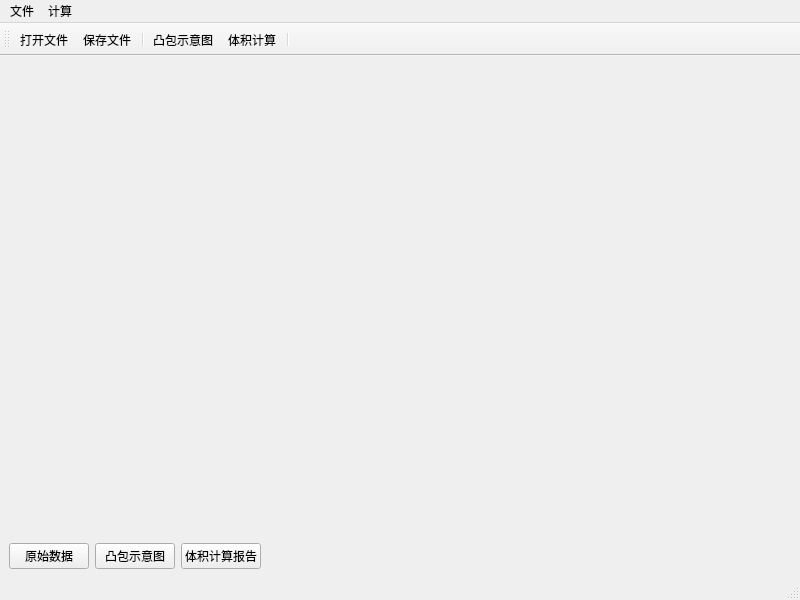
<?xml version="1.0" encoding="UTF-8"?>
<ui version="4.0">
 <class>MainWindow</class>
 <widget class="QMainWindow" name="MainWindow">
  <property name="geometry">
   <rect>
    <x>0</x>
    <y>0</y>
    <width>800</width>
    <height>600</height>
   </rect>
  </property>
  <property name="windowTitle">
   <string>MainWindow</string>
  </property>
  <widget class="QWidget" name="centralwidget">
   <layout class="QVBoxLayout" name="verticalLayout">
    <item>
     <widget class="QStackedWidget" name="stackedWidget">
      <property name="currentIndex">
       <number>1</number>
      </property>
      <widget class="QWidget" name="page_data">
       <layout class="QVBoxLayout" name="verticalLayout_2">
        <item>
         <widget class="QTableWidget" name="tableWidget">
          <property name="editTriggers">
           <set>QAbstractItemView::NoEditTriggers</set>
          </property>
          <attribute name="horizontalHeaderVisible">
           <bool>false</bool>
          </attribute>
          <attribute name="verticalHeaderVisible">
           <bool>false</bool>
          </attribute>
         </widget>
        </item>
       </layout>
      </widget>
      <widget class="QWidget" name="page_stact">
       <layout class="QVBoxLayout" name="verticalLayout_4"/>
      </widget>
      <widget class="QWidget" name="page_report">
       <layout class="QVBoxLayout" name="verticalLayout_3">
        <item>
         <widget class="QTextBrowser" name="textBrowser"/>
        </item>
       </layout>
      </widget>
     </widget>
    </item>
    <item>
     <layout class="QHBoxLayout" name="horizontalLayout">
      <item>
       <widget class="QPushButton" name="pushButton">
        <property name="text">
         <string>原始数据</string>
        </property>
       </widget>
      </item>
      <item>
       <widget class="QPushButton" name="pushButton_2">
        <property name="text">
         <string>凸包示意图</string>
        </property>
       </widget>
      </item>
      <item>
       <widget class="QPushButton" name="pushButton_3">
        <property name="text">
         <string>体积计算报告</string>
        </property>
       </widget>
      </item>
      <item>
       <spacer name="horizontalSpacer">
        <property name="orientation">
         <enum>Qt::Horizontal</enum>
        </property>
        <property name="sizeHint" stdset="0">
         <size>
          <width>40</width>
          <height>20</height>
         </size>
        </property>
       </spacer>
      </item>
     </layout>
    </item>
   </layout>
  </widget>
  <widget class="QMenuBar" name="menubar">
   <property name="geometry">
    <rect>
     <x>0</x>
     <y>0</y>
     <width>800</width>
     <height>22</height>
    </rect>
   </property>
   <widget class="QMenu" name="menu">
    <property name="title">
     <string>文件</string>
    </property>
    <addaction name="action_open"/>
    <addaction name="action_save"/>
    <addaction name="action_close"/>
   </widget>
   <widget class="QMenu" name="menu_2">
    <property name="title">
     <string>计算</string>
    </property>
    <addaction name="action_count_stact"/>
    <addaction name="action_count_V"/>
   </widget>
   <addaction name="menu"/>
   <addaction name="menu_2"/>
  </widget>
  <widget class="QStatusBar" name="statusbar"/>
  <widget class="QToolBar" name="toolBar">
   <property name="windowTitle">
    <string>toolBar</string>
   </property>
   <attribute name="toolBarArea">
    <enum>TopToolBarArea</enum>
   </attribute>
   <attribute name="toolBarBreak">
    <bool>false</bool>
   </attribute>
   <addaction name="action_open"/>
   <addaction name="action_save"/>
   <addaction name="separator"/>
   <addaction name="action_count_stact"/>
   <addaction name="action_count_V"/>
   <addaction name="separator"/>
  </widget>
  <action name="action_open">
   <property name="icon">
    <iconset>
     <normaloff>C:/Users/tys/Desktop/测绘程序设计校赛 C012/图标/11icon/imageres 004.png</normaloff>C:/Users/tys/Desktop/测绘程序设计校赛 C012/图标/11icon/imageres 004.png</iconset>
   </property>
   <property name="text">
    <string>打开文件</string>
   </property>
  </action>
  <action name="action_save">
   <property name="icon">
    <iconset>
     <normaloff>C:/Users/tys/Desktop/测绘程序设计校赛 C012/图标/11icon/shell32 259.png</normaloff>C:/Users/tys/Desktop/测绘程序设计校赛 C012/图标/11icon/shell32 259.png</iconset>
   </property>
   <property name="text">
    <string>保存文件</string>
   </property>
  </action>
  <action name="action_close">
   <property name="icon">
    <iconset>
     <normaloff>C:/Users/tys/Desktop/测绘程序设计校赛 C012/图标/11icon/clear.png</normaloff>C:/Users/tys/Desktop/测绘程序设计校赛 C012/图标/11icon/clear.png</iconset>
   </property>
   <property name="text">
    <string>退出</string>
   </property>
  </action>
  <action name="action_count_stact">
   <property name="icon">
    <iconset>
     <normaloff>C:/Users/tys/Desktop/测绘程序设计校赛 C012/图标/11icon/imageres 250.png</normaloff>C:/Users/tys/Desktop/测绘程序设计校赛 C012/图标/11icon/imageres 250.png</iconset>
   </property>
   <property name="text">
    <string>凸包示意图</string>
   </property>
  </action>
  <action name="action_count_V">
   <property name="icon">
    <iconset>
     <normaloff>C:/Users/tys/Desktop/测绘程序设计校赛 C012/图标/11icon/imageres 282.png</normaloff>C:/Users/tys/Desktop/测绘程序设计校赛 C012/图标/11icon/imageres 282.png</iconset>
   </property>
   <property name="text">
    <string>体积计算</string>
   </property>
  </action>
 </widget>
 <resources/>
 <connections/>
</ui>
